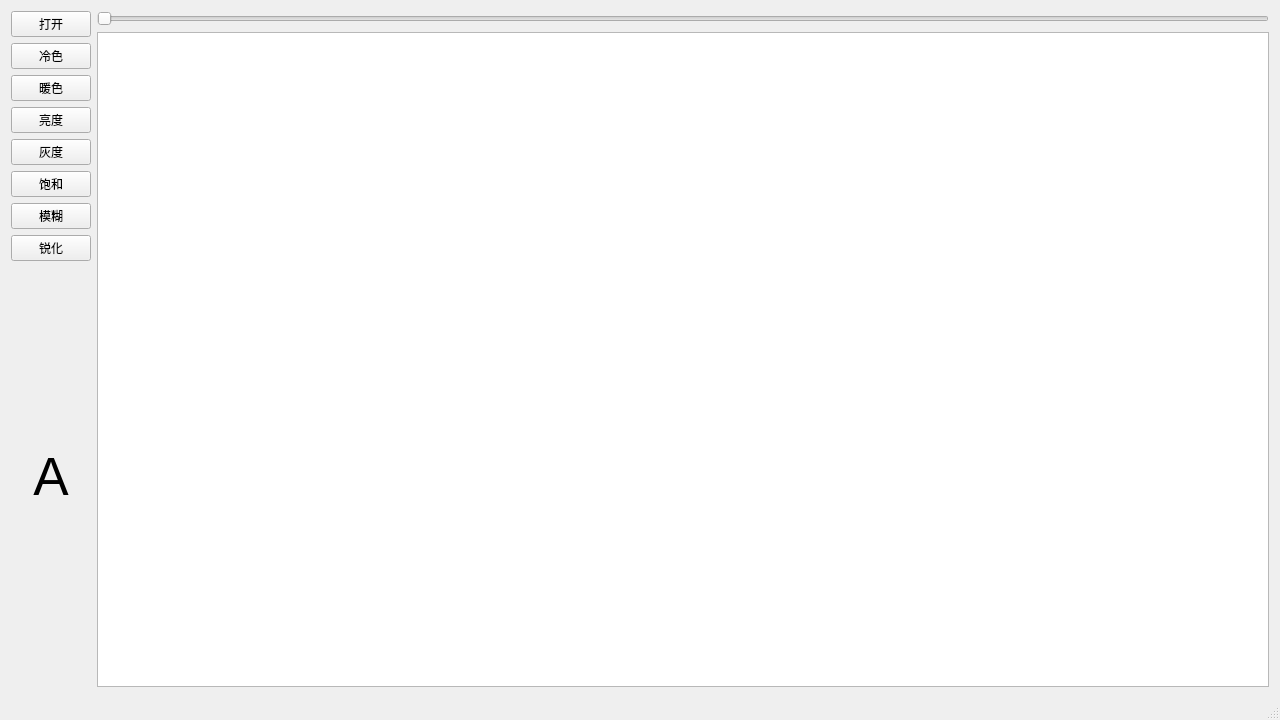
<?xml version="1.0" encoding="UTF-8"?>
<ui version="4.0">
 <class>MainWindow</class>
 <widget class="QMainWindow" name="MainWindow">
  <property name="geometry">
   <rect>
    <x>0</x>
    <y>0</y>
    <width>1280</width>
    <height>720</height>
   </rect>
  </property>
  <property name="windowTitle">
   <string>MainWindow</string>
  </property>
  <widget class="QWidget" name="centralWidget">
   <layout class="QHBoxLayout" name="horizontalLayout">
    <item>
     <layout class="QVBoxLayout" name="verticalLayout_2">
      <item>
       <layout class="QVBoxLayout" name="verticalLayout">
        <item>
         <widget class="QPushButton" name="pushButton_open">
          <property name="text">
           <string>打开</string>
          </property>
         </widget>
        </item>
        <item>
         <widget class="QPushButton" name="pushButton_1cold">
          <property name="text">
           <string>冷色</string>
          </property>
         </widget>
        </item>
        <item>
         <widget class="QPushButton" name="pushButton_2worm">
          <property name="text">
           <string>暖色</string>
          </property>
         </widget>
        </item>
        <item>
         <widget class="QPushButton" name="pushButton_3light">
          <property name="text">
           <string>亮度</string>
          </property>
         </widget>
        </item>
        <item>
         <widget class="QPushButton" name="pushButton_4grey">
          <property name="text">
           <string>灰度</string>
          </property>
         </widget>
        </item>
        <item>
         <widget class="QPushButton" name="pushButton_5saturation">
          <property name="text">
           <string>饱和</string>
          </property>
         </widget>
        </item>
        <item>
         <widget class="QPushButton" name="pushButton_6blur">
          <property name="text">
           <string>模糊</string>
          </property>
         </widget>
        </item>
        <item>
         <widget class="QPushButton" name="pushButton_7sharpen">
          <property name="text">
           <string>锐化</string>
          </property>
         </widget>
        </item>
       </layout>
      </item>
      <item>
       <widget class="QLabel" name="label">
        <property name="font">
         <font>
          <pointsize>40</pointsize>
         </font>
        </property>
        <property name="styleSheet">
         <string notr="true">border-image: url(:/image/debug_screenbg);</string>
        </property>
        <property name="text">
         <string>A</string>
        </property>
        <property name="alignment">
         <set>Qt::AlignCenter</set>
        </property>
       </widget>
      </item>
     </layout>
    </item>
    <item>
     <layout class="QVBoxLayout" name="verticalLayout_3">
      <item>
       <widget class="QSlider" name="horizontalSlider">
        <property name="orientation">
         <enum>Qt::Horizontal</enum>
        </property>
       </widget>
      </item>
      <item>
       <widget class="QGraphicsView" name="ImageGraphic">
        <property name="sizePolicy">
         <sizepolicy hsizetype="Expanding" vsizetype="Expanding">
          <horstretch>0</horstretch>
          <verstretch>0</verstretch>
         </sizepolicy>
        </property>
        <property name="styleSheet">
         <string notr="true">border-image: url(:/image/debug_screenbg);</string>
        </property>
        <property name="verticalScrollBarPolicy">
         <enum>Qt::ScrollBarAsNeeded</enum>
        </property>
        <property name="horizontalScrollBarPolicy">
         <enum>Qt::ScrollBarAsNeeded</enum>
        </property>
        <property name="sizeAdjustPolicy">
         <enum>QAbstractScrollArea::AdjustIgnored</enum>
        </property>
       </widget>
      </item>
     </layout>
    </item>
   </layout>
  </widget>
  <widget class="QMenuBar" name="menuBar">
   <property name="geometry">
    <rect>
     <x>0</x>
     <y>0</y>
     <width>1280</width>
     <height>23</height>
    </rect>
   </property>
  </widget>
  <widget class="QStatusBar" name="statusBar"/>
 </widget>
 <layoutdefault spacing="6" margin="11"/>
 <resources/>
 <connections/>
</ui>
